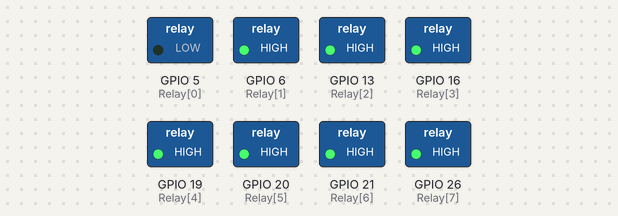
A program run on a simulated Raspberry Pi (BCM pin numbers). On the bench: switched loads named in the program (green lamp = pin HIGH).

Above: at 0.2 s.
At 1.2 s:
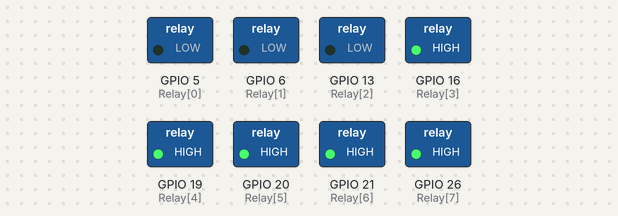
At 2.2 s:
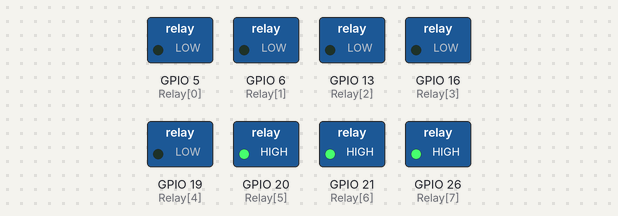
At 4.7 s:
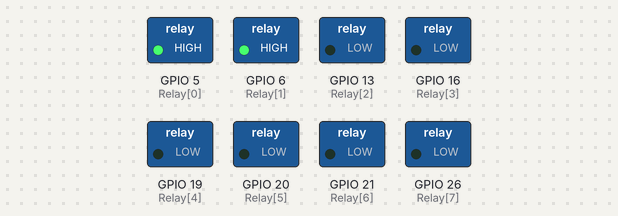
At 7.2 s:
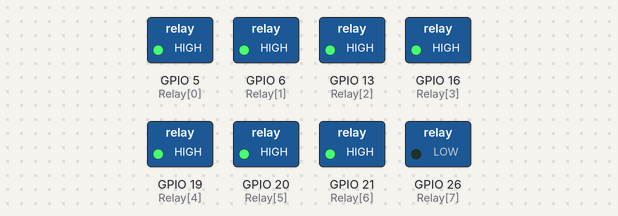
At 9.7 s:
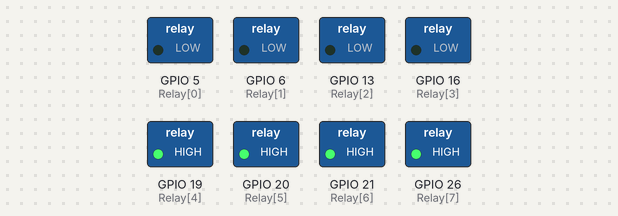
Timing chart, 0 to 10.4 s (numbered marks = the images above):
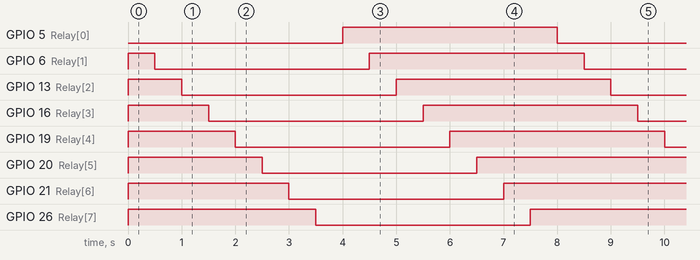

The program:

Relay_demo.py
```python
import RPi.GPIO as GPIO
import time

Relay = [5, 6, 13, 16, 19, 20, 21, 26]  # 各通道继电器使用的引脚

GPIO.setmode(GPIO.BCM)  # 编号模式
GPIO.setwarnings(False)  # 忽略警告

for i in range(0, 8):
    GPIO.setup(Relay[i], GPIO.OUT)
    GPIO.output(Relay[i], GPIO.HIGH)

try:
    while True:
        for i in range(8):
            GPIO.output(Relay[i], GPIO.LOW)
            time.sleep(0.5)
        for i in range(8):
            GPIO.output(Relay[i], GPIO.HIGH)
            time.sleep(0.5)
except:
    GPIO.cleanup()  # 释放资源
```

Measured:
- by itself, GPIO 5 (Relay[0]), GPIO 6 (Relay[1]), GPIO 13 (Relay[2]), GPIO 16 (Relay[3]), GPIO 19 (Relay[4]), GPIO 20 (Relay[5]), GPIO 21 (Relay[6]), GPIO 26 (Relay[7]): alternates HIGH for 4.0 s and LOW for 4.0 s
- by itself, everything shown: repeats every 8.0 s, in 16 steps
